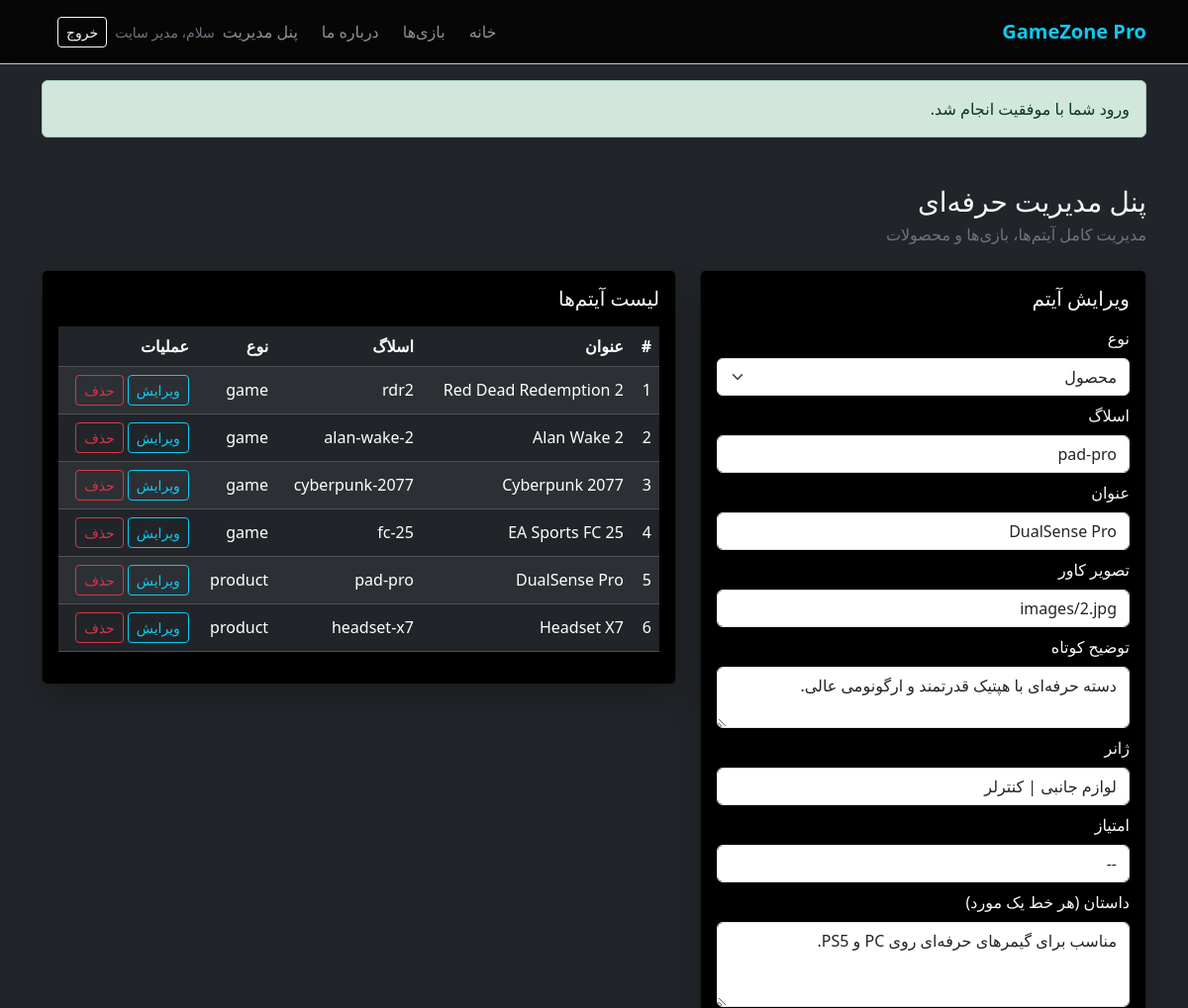
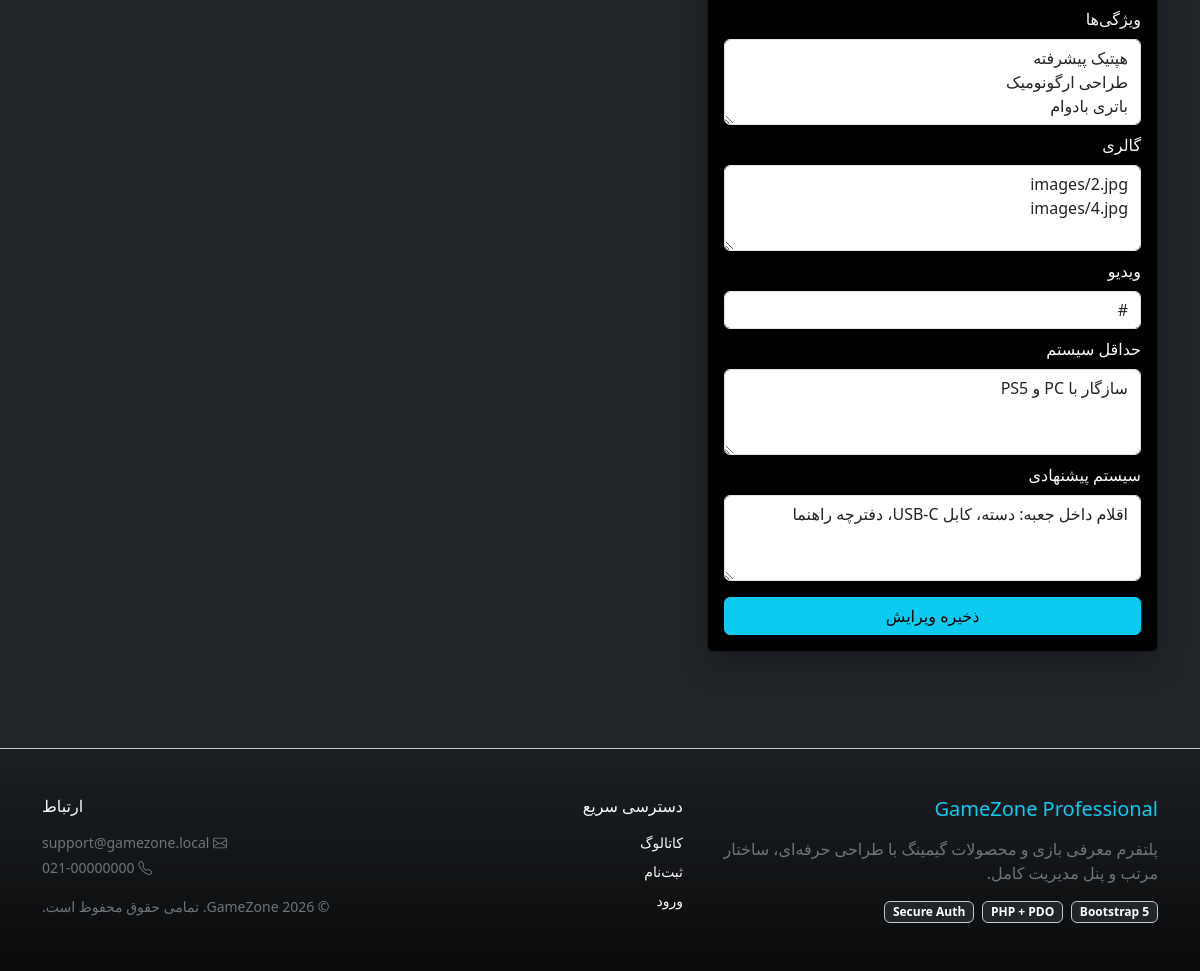
The app's page /admin.php?edit=5 (signed in) with its own data (2 pictures, top to bottom).
### tables this page shows
CREATE TABLE games (
  id INT AUTO_INCREMENT PRIMARY KEY,
  slug VARCHAR(80) NOT NULL UNIQUE,
  title VARCHAR(120) NOT NULL,
  cover VARCHAR(255) NOT NULL,
  short_description TEXT NOT NULL,
  genre VARCHAR(120) NOT NULL,
  rating VARCHAR(20) NOT NULL DEFAULT '--',
  story JSON NOT NULL,
  features JSON NULL,
  gallery JSON NULL,
  video_link VARCHAR(255) NULL,
  content_type ENUM('game','product') NOT NULL DEFAULT 'game',
  min_requirements TEXT NULL,
  rec_requirements TEXT NULL,
  created_at TIMESTAMP DEFAULT CURRENT_TIMESTAMP
);

### admin.php (the view, shortened to what this page needs)
<?php
require_once __DIR__ . '/includes/db.php';
$editingId = isset($_GET['edit']) ? (int) $_GET['edit'] : 0;
$editingItem = null;
if ($editingId > 0) {
    $stmt = $pdo->prepare('SELECT * FROM games WHERE id = :id LIMIT 1');
    $stmt->execute(['id' => $editingId]);
    $editingItem = $stmt->fetch();
    if ($editingItem) {
        $editingItem['story'] = implode("\n", json_decode($editingItem['story'] ?? '[]', true) ?: []);
        $editingItem['features'] = implode("\n", json_decode($editingItem['features'] ?? '[]', true) ?: []);
        $editingItem['gallery'] = implode("\n", json_decode($editingItem['gallery'] ?? '[]', true) ?: []);
    }
}
$items = $pdo->query('SELECT id, title, slug, content_type, created_at FROM games ORDER BY created_at DESC')->fetchAll();
include __DIR__ . '/includes/header.php';
?>
<main class="container py-5">
  <div class="d-flex justify-content-between align-items-center mb-4">
    <div>
      <h1 class="h3 mb-1">پنل مدیریت حرفه‌ای</h1>
      <p class="text-secondary mb-0">مدیریت کامل آیتم‌ها، بازی‌ها و محصولات</p>
    </div>
  </div>
  <div class="row g-4">
    <div class="col-lg-5">
      <div class="card bg-black text-light panel-card">
        <div class="card-body">
          <h2 class="h5 mb-3"><?php echo $editingItem ? 'ویرایش آیتم' : 'ایجاد آیتم جدید'; ?></h2>
          <form method="post" class="vstack gap-2">
            <div><label class="form-label">نوع</label><select name="content_type" class="form-select"><option value="product" <?php echo (($editingItem['content_type'] ?? '') === 'product') ? 'selected' : ''; ?>>محصول</option></select></div>
            <div><label class="form-label">اسلاگ</label><input class="form-control" name="slug" required value="<?php echo htmlspecialchars($editingItem['slug'] ?? '', ENT_QUOTES, 'UTF-8'); ?>"></div>
            <div><label class="form-label">عنوان</label><input class="form-control" name="title" required value="<?php echo htmlspecialchars($editingItem['title'] ?? '', ENT_QUOTES, 'UTF-8'); ?>"></div>
            <div><label class="form-label">تصویر کاور</label><input class="form-control" name="cover" required value="<?php echo htmlspecialchars($editingItem['cover'] ?? '', ENT_QUOTES, 'UTF-8'); ?>"></div>
            <div><label class="form-label">توضیح کوتاه</label><textarea class="form-control" name="short_description" required><?php echo htmlspecialchars($editingItem['short_description'] ?? '', ENT_QUOTES, 'UTF-8'); ?></textarea></div>
            <div><label class="form-label">ژانر</label><input class="form-control" name="genre" required value="<?php echo htmlspecialchars($editingItem['genre'] ?? '', ENT_QUOTES, 'UTF-8'); ?>"></div>
            <div><label class="form-label">امتیاز</label><input class="form-control" name="rating" value="<?php echo htmlspecialchars($editingItem['rating'] ?? '', ENT_QUOTES, 'UTF-8'); ?>"></div>
            <div><label class="form-label">داستان (هر خط یک مورد)</label><textarea class="form-control" name="story" rows="3"><?php echo htmlspecialchars($editingItem['story'] ?? '', ENT_QUOTES, 'UTF-8'); ?></textarea></div>
            <div><label class="form-label">ویژگی‌ها</label><textarea class="form-control" name="features" rows="3"><?php echo htmlspecialchars($editingItem['features'] ?? '', ENT_QUOTES, 'UTF-8'); ?></textarea></div>
            <div><label class="form-label">گالری</label><textarea class="form-control" name="gallery" rows="3"><?php echo htmlspecialchars($editingItem['gallery'] ?? '', ENT_QUOTES, 'UTF-8'); ?></textarea></div>
            <div><label class="form-label">ویدیو</label><input class="form-control" name="video_link" value="<?php echo htmlspecialchars($editingItem['video_link'] ?? '', ENT_QUOTES, 'UTF-8'); ?>"></div>
            <div><label class="form-label">حداقل سیستم</label><textarea class="form-control" name="min_requirements" rows="3"><?php echo htmlspecialchars($editingItem['min_requirements'] ?? '', ENT_QUOTES, 'UTF-8'); ?></textarea></div>
            <div><label class="form-label">سیستم پیشنهادی</label><textarea class="form-control" name="rec_requirements" rows="3"><?php echo htmlspecialchars($editingItem['rec_requirements'] ?? '', ENT_QUOTES, 'UTF-8'); ?></textarea></div>
            <button class="btn btn-info mt-2" type="submit"><?php echo $editingItem ? 'ذخیره ویرایش' : 'ایجاد آیتم'; ?></button>
          </form>
        </div>
      </div>
    </div>
    <div class="col-lg-7">
      <div class="card bg-black text-light panel-card">
        <div class="card-body">
          <h2 class="h5 mb-3">لیست آیتم‌ها</h2>
          <div class="table-responsive">
            <table class="table table-dark table-striped align-middle">
              <thead><tr><th>#</th><th>عنوان</th><th>اسلاگ</th><th>نوع</th><th>عملیات</th></tr></thead>
              <tbody>
                <?php foreach ($items as $row): ?>
                  <tr>
                    <td><?php echo (int) $row['id']; ?></td>
                    <td><?php echo htmlspecialchars($row['title'], ENT_QUOTES, 'UTF-8'); ?></td>
                    <td><?php echo htmlspecialchars($row['slug'], ENT_QUOTES, 'UTF-8'); ?></td>
                    <td><?php echo htmlspecialchars($row['content_type'], ENT_QUOTES, 'UTF-8'); ?></td>
                    <td>
                      <a class="btn btn-sm btn-outline-info" href="admin.php?edit=<?php echo (int) $row['id']; ?>">ویرایش</a>
                      <form method="post" class="d-inline" onsubmit="return confirm('از حذف این آیتم مطمئن هستید؟')">
                        <button class="btn btn-sm btn-outline-danger" type="submit">حذف</button>
                      </form>
                    </td>
                  </tr>
                <?php endforeach; ?>
              </tbody>
            </table>
          </div>
        </div>
      </div>
    </div>
  </div>
</main>
<?php include __DIR__ . '/includes/footer.php'; ?>

### css/app.css (style rules this page uses)
.panel-card { border: 1px solid rgba(255, 255, 255, 0.1); box-shadow: 0 14px 30px rgba(0, 0, 0, 0.22); }

### records on screen
games: content_type "محصول", slug "pad-pro", title "DualSense Pro", cover "images/2.jpg", short_description "دسته حرفه‌ای با هپتیک قدرتمند و ارگونومی عالی.", genre "لوازم جانبی | کنترلر", rating "--", video_link "#", min_requirements "سازگار با PC و PS5", rec_requirements "اقلام داخل جعبه: دسته، کابل USB-C، دفترچه راهنما", id "5", content_type "product"
games: id "1", title "Red Dead Redemption 2", slug "rdr2", content_type "game"
games: id "2", title "Alan Wake 2", slug "alan-wake-2", content_type "game"
games: id "3", title "Cyberpunk 2077", slug "cyberpunk-2077", content_type "game"
games: id "4", title "EA Sports FC 25", slug "fc-25", content_type "game"
games: id "6", title "Headset X7", slug "headset-x7", content_type "product"

### other values on screen
$user['name'] "مدیر سایت"
$flash['message'] "ورود شما با موفقیت انجام شد."
